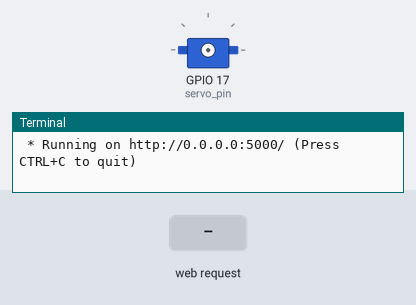
A program run on a simulated Raspberry Pi (BCM pin numbers). Parts: servo, the last lines printed to the terminal. The test bench sets the inputs (shaded band). Random numbers come from a fixed seed; servo angles are drawn from the pulse width (0.5 ms = 0°, 2.5 ms = 180°); threads take turns every 2 ms; the clock reads 2024-03-15 10:24:30 at power-on unless the program sets it.

Above: at 1.2 s.
1.3 s: HTTP request for /start received
At 2.4 s:
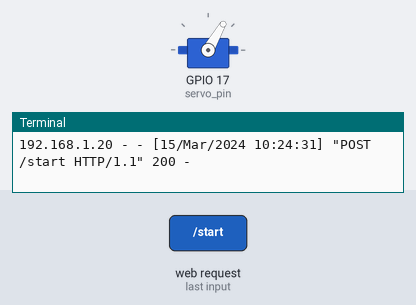
At 4.2 s:
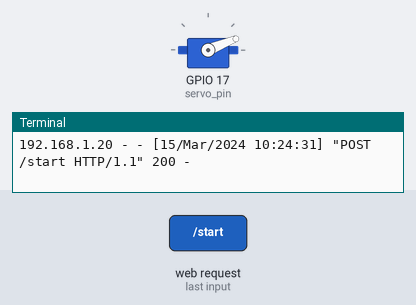
4.3 s: HTTP request for /speed_up received
At 4.8 s:
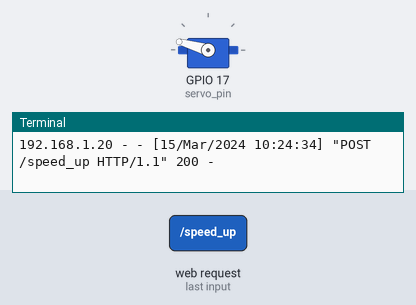
10.3 s: HTTP request for /speed_down received
12.4 s: HTTP request for /stop received
Timing chart, 0 to 15.4 s (numbered marks = the images above; inputs shaded):
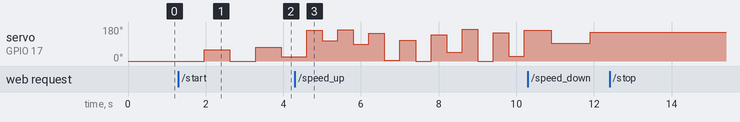

The program:

app.py
```python
from flask import Flask, request, render_template
import RPi.GPIO as GPIO
import threading
import time
import random

app = Flask(__name__)
app.config['DEBUG'] = True  # Enable debug mode

WAIT_TIME = 0.33  # Time to wait between moves

# GPIO setup
servo_pin = 17
GPIO.setmode(GPIO.BCM)
GPIO.setup(servo_pin, GPIO.OUT)

# Initialize PWM
pwm = GPIO.PWM(servo_pin, 50)  # 50 Hz
pwm.start(0)

# Thread control and locking mechanism
servo_thread = None
thread_running = threading.Event()
lock = threading.Lock()

# Keep track of the last angle and direction state
last_angle = 90  # Initialize to a neutral position
move_direction = 1  # 1 for moving towards 180, -1 for moving towards 0

def set_servo_angle(angle):
    global last_angle
    duty_cycle = 2 + (angle / 18)
    pwm.ChangeDutyCycle(duty_cycle)
    time.sleep(WAIT_TIME)  # Allow time for the servo to move
    pwm.ChangeDutyCycle(0)  # Stop the PWM signal to prevent jitter
    last_angle = angle  # Update the last angle

def calculate_next_angle():
    global last_angle, move_direction
    # Toggle the direction each move
    move_direction *= -1

    # Calculate next angle based on current direction
    if move_direction == 1:
        # Move towards 180, but ensure at least a 45-degree change
        min_angle = min(180, last_angle + 45)
        next_angle = random.randint(min_angle, 180)
    else:
        # Move towards 0, but ensure at least a 45-degree change
        max_angle = max(0, last_angle - 45)
        next_angle = random.randint(0, max_angle)

    return next_angle

def rotate_servo():
    while thread_running.is_set():
        next_angle = calculate_next_angle()
        set_servo_angle(next_angle)
        time.sleep(WAIT_TIME)

@app.route('/', methods=['GET'])
def index():
    return render_template('index.html')

@app.route('/speed_up', methods=['POST'])
def speed_up():
    global WAIT_TIME
    WAIT_TIME = 0.2
    return "Speed increased to move every {} seconds.".format(WAIT_TIME), 200

@app.route('/speed_down', methods=['POST'])
def speed_down():
    global WAIT_TIME
    WAIT_TIME = 0.5
    return "Speed decreased to move every {} seconds.".format(WAIT_TIME), 200

@app.route('/start', methods=['POST'])
def start_servo():
    global servo_thread
    with lock:
        if not thread_running.is_set():
            thread_running.set()
            servo_thread = threading.Thread(target=rotate_servo)
            servo_thread.start()
            return "Started!", 200
        else:
            return "Toy is already started!", 200

@app.route('/stop', methods=['POST'])
def stop_servo():
    global servo_thread
    with lock:
        if thread_running.is_set():
            thread_running.clear()
            servo_thread.join()
            return "Toy stopped.", 200
        else:
            return "Toy is already stopped.", 200

if __name__ == '__main__':
    app.run(host='0.0.0.0', port=5000)
```

Measured:
- after the input at 1.3 s, servo on GPIO 17 (servo_pin): 0° → 60° after 0.66 s, → 0° 0.66 s later, → 74° 0.66 s later, → 22° 0.66 s later
